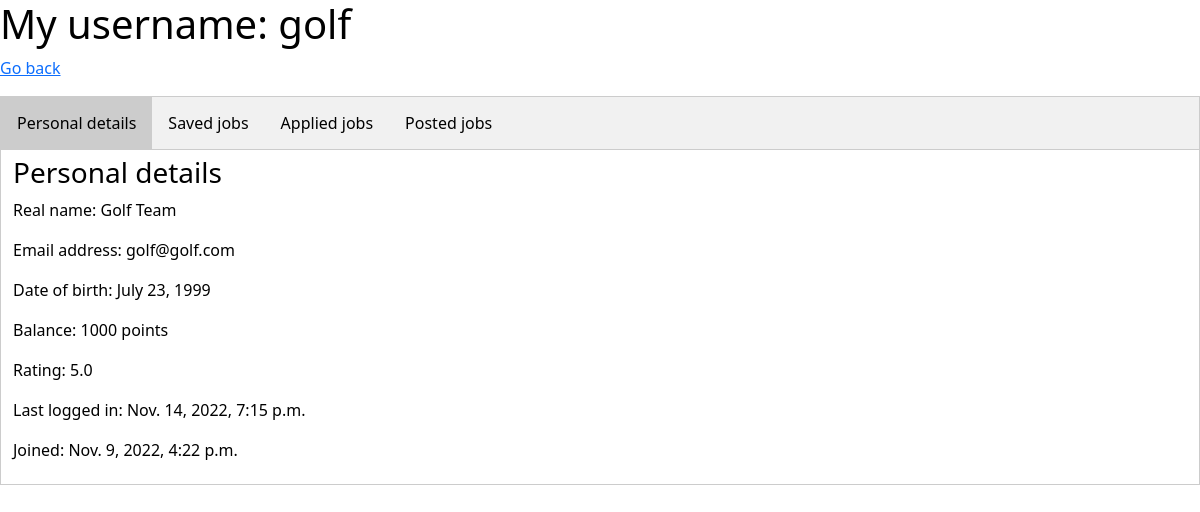
Before: /profile/me/ (signed in) with the older database file.
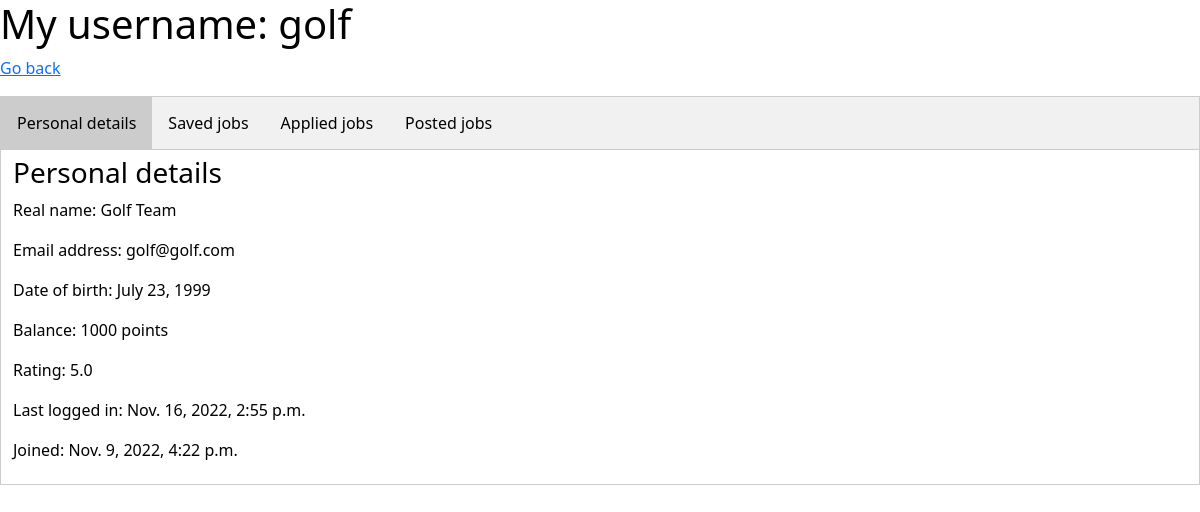
After: the same page with the newer database file.
### userprofile/models.py (models this page shows)
class User(AbstractUser):
    balance = models.IntegerField(default=0)
    date_of_birth = models.DateField()
    rating = models.FloatField(default=0)
    REQUIRED_FIELDS = ["first_name", "last_name", "email", "date_of_birth"]

### userprofile/views.py (the view, shortened to what this page needs)
# urls.py: path('me/', views.me, name='me') # My profile
def me(request):
    template = loader.get_template('userprofile/private.html')
    id = request.user.id
    try:
        user_extended = User.objects.get(pk=id)
    except User.DoesNotExist:
        return HttpResponseNotFound()
    saved_jobs = []
    saved = Bookmark.objects.filter(user_id=id)
    for job in saved:
        saved_jobs.append([job.job_id, job.saving_time])
    applied_jobs = []
    applied = Application.objects.filter(applicant_id=id)
    for job in applied:
        applied_jobs.append([job.job_id, job.status])
    posted_jobs = []
    posted = Job.objects.filter(poster_id=id)
    for job in posted:
        applicants = list(Application.objects.filter(job_id=job.job_id))
        posted_jobs.append([job, applicants])
    context = {
        'user': user_extended,
        'saved': saved_jobs,
        'applied': applied_jobs,
        'posted': posted_jobs,
    }
    return HttpResponse(template.render(context, request))

### templates/userprofile/private.html (shortened to what this page needs)
{% extends 'base.html' %}
{% block content %}
<h1>My username: {{ user.username }}</h1>
<p><a href="{% url 'home' %}">Go back</a></p>
<div class="tab">
  <button class="tablinks" onclick="openTab(event, 'details')" id="details_tab">Personal details</button>
  <button class="tablinks" onclick="openTab(event, 'saved')" id="saved_tab">Saved jobs</button>
  <button class="tablinks" onclick="openTab(event, 'applied')" id="applied_tab">Applied jobs</button>
  <button class="tablinks" onclick="openTab(event, 'posted')" id="posted_tab">Posted jobs</button>
</div>
<div id="details" class="tabcontent">
  <h3>Personal details</h3>
  <p>Real name: {{ user.first_name }} {{ user.last_name }}</p>
  <p>Email address: {{ user.email }}</p>
  <p>Date of birth: {{ user.date_of_birth }}</p>
  <p>Balance: {{ user.balance }} points</p>
  <p>Rating: {{ user.rating }}</p>
  <p>Last logged in: {{ user.last_login }}</p>
  <p>Joined: {{ user.date_joined }}</p>
</div>
{% endblock %}

Changed rows visible on the page:
changed User "Golf": last_login "Nov. 14, 2022, 7:15 p.m." → "Nov. 16, 2022, 2:55 p.m."
